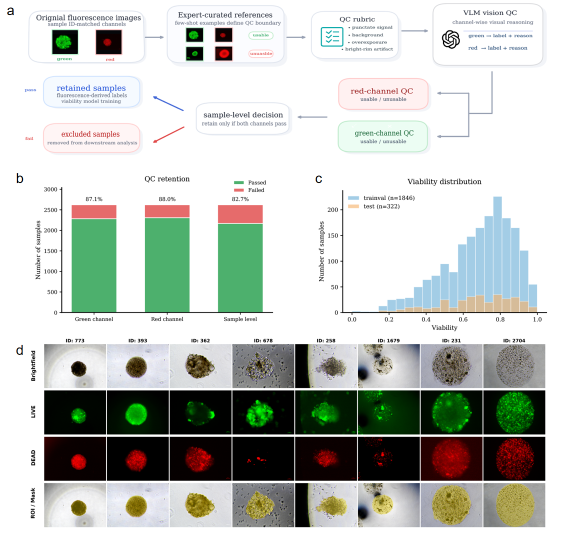
#> input picture publication/integrated_manuscript/figures_svg/assets/viability_label_reference.png, 1143 x 1073 px (shown at 1/2 size)
$ python build_figure4_viability_method.py
#> lines starting #> are read from the running program, lines starting #| are printed output that depends on the picture
### publication/integrated_manuscript/figures_svg/editable_components/build_figure2_aaps_editable.py
"""Generate a fully editable native-SVG reconstruction of the legacy AAPS figure."""

from __future__ import annotations

from pathlib import Path
from xml.sax.saxutils import escape


OUT = Path(__file__).with_name("figure2_aaps_fully_editable.svg")
W, H = 1800, 940


def text(x, y, value, cls="body", anchor="start", extra=""):
    return f'<text x="{x}" y="{y}" class="{cls}" text-anchor="{anchor}" {extra}>{escape(value)}</text>'


def multiline(x, y, lines, cls="body", anchor="start", dy=27):
    spans = "".join(
        f'<tspan x="{x}" dy="{0 if i == 0 else dy}">{escape(line)}</tspan>'
        for i, line in enumerate(lines)
    )
    return f'<text x="{x}" y="{y}" class="{cls}" text-anchor="{anchor}">{spans}</text>'


def roundbox(x, y, w, h, cls="node", rid=""):
    return f'<rect id="{rid}" x="{x}" y="{y}" width="{w}" height="{h}" rx="18" class="{cls}"/>'


def panel(x, y, w, h, label, title, rid):
    return (
        f'<g id="panel-{rid}">{roundbox(x, y, w, h, "panel", f"panel-{rid}-background")}'
        + text(x + 18, y + 38, label, "panel-label")
        + text(x + 58, y + 38, title, "panel-title")
    )


def arrow(x1, y1, x2, y2, rid=""):
    return f'<path id="{rid}" d="M{x1},{y1} L{x2},{y2}" class="arrow"/>'


def port(x, y):
    return f'<circle cx="{x}" cy="{y}" r="6" class="port"/>'


# [162 lines left out: functions file_icon, folder_icon, stack_icon, chart_icon, organoid_card, block and 1 more, not called in this run]


# [3 lines that do not run on import are left out]

### publication/integrated_manuscript/figures_svg/editable_components/build_figure4_viability_method.py
"""Build the fluorescence-label and bright-field viability model method figure."""

from pathlib import Path

from PIL import Image

from build_figure2_aaps_editable import arrow, chart_icon, multiline, panel, roundbox, text


HERE=Path(__file__).resolve().parent; ASSETS=HERE.parent/"assets"
OUT=HERE/"figure4_viability_label_model_workflow.svg"; W,H=1900,1260


def prepare_assets():
    im=Image.open(ASSETS/"viability_label_reference.png").convert("RGB")
#> im is the input picture: PIL image 1143x1073 RGB; mean R, G, B 193.9, 198.3, 192.4
    im.crop((70,690,1110,1065)).save(ASSETS/"viability_representative_grid.png",quality=95)
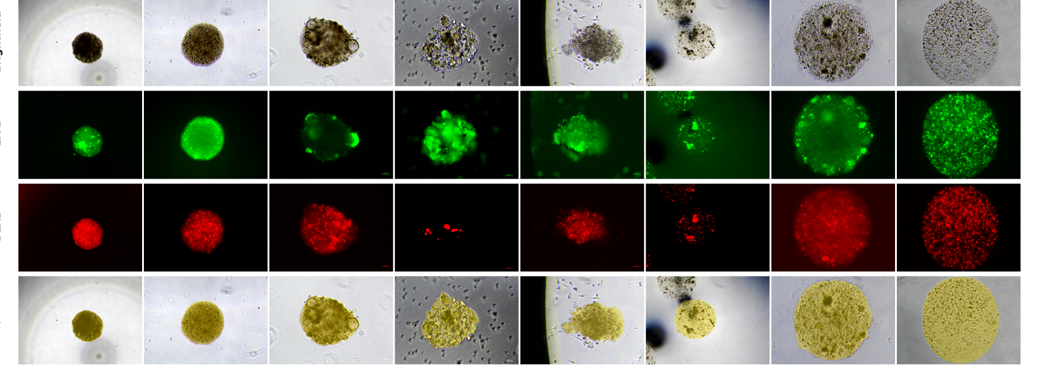
#> saved as viability_representative_grid.png: PIL image 1040x375 RGB; mean R, G, B 110.4, 111.4, 99.8


def header():
    return f'''<svg xmlns="http://www.w3.org/2000/svg" xmlns:xlink="http://www.w3.org/1999/xlink" width="{W}" height="{H}" viewBox="0 0 {W} {H}">
    <title>Fluorescence-derived label construction and bright-field viability regression</title>
    <defs><marker id="arrowhead" viewBox="0 0 10 10" refX="9" refY="5" markerWidth="7" markerHeight="7" orient="auto"><path d="M0 0 L10 5 L0 10Z" fill="#496f7d"/></marker>
    <style>text{{font-family:Arial,Helvetica,sans-serif;fill:#17252b}} .panel{{fill:#f7fafb;stroke:#aac3cc;stroke-width:3}} .panel-label{{font-size:40px;font-weight:700}} .panel-title{{font-size:33px;font-weight:600}} .body{{font-size:27px}} .small{{font-size:23px}} .small-bold{{font-size:23px;font-weight:700}} .tiny{{font-size:19px}} .tiny-bold{{font-size:19px;font-weight:700}}
    .node{{fill:#fff;stroke:#4f899b;stroke-width:3}} .soft-node{{fill:#e9f3f6;stroke:#4f899b;stroke-width:3}} .arrow{{fill:none;stroke:#496f7d;stroke-width:3;marker-end:url(#arrowhead)}} .line{{fill:none;stroke:#496f7d;stroke-width:3}} .dash{{fill:none;stroke:#718f9a;stroke-width:2.5;stroke-dasharray:8 7;marker-end:url(#arrowhead)}}
    .green{{fill:#e7f5ec;stroke:#56a776;stroke-width:3}} .red{{fill:#fff0f0;stroke:#d66a6a;stroke-width:3}} .blue{{fill:#e8f1fb;stroke:#5d8fbd;stroke-width:3}} .stage{{fill:#dfe9f5;stroke:#496f7d;stroke-width:3}} .projection{{fill:#f5e3a3;stroke:#816b2b;stroke-width:3}} .head{{fill:#e7f1df;stroke:#496f7d;stroke-width:3}}
    .chart-bg{{fill:#fff;stroke:#7da5b2;stroke-width:2}} .chart-axis{{fill:none;stroke:#6c8790;stroke-width:2}}</style></defs><rect width="100%" height="100%" fill="white"/>'''


def channel_card(x,y,label,color):
    return f'<g><rect x="{x}" y="{y}" width="115" height="100" rx="8" fill="#101418" stroke="#4f899b" stroke-width="2"/><circle cx="{x+57}" cy="{y+50}" r="31" fill="{color}" opacity=".9"/><text x="{x+57}" y="{y+128}" class="small-bold" text-anchor="middle">{label}</text></g>'


def architecture_row(p,y,name,channels):
    p.append(roundbox(1150,y,165,70,"stage",f"stage-{name}")); p.append(text(1232,y+33,name,"body","middle")); p.append(text(1232,y+60,f"C={channels}","tiny","middle")); p.append(arrow(1320,y+35,1370,y+35)); p.append(roundbox(1380,y,185,70,"node",f"gap-{name}")); p.append(multiline(1472,y+28,["Global","avg pooling"],"small","middle",23)); p.append(arrow(1570,y+35,1615,y+35)); p.append(roundbox(1625,y,210,70,"projection",f"projection-{name}")); p.append(multiline(1730,y+28,["Linear","projection → 64"],"small","middle",23));


def build():
    prepare_assets(); p=[header()]
    # A QC
    p.append(panel(16,16,1225,430,"A","Fluorescence quality control and label construction","A"))
    p.append(channel_card(55,105,"LIVE","#2ec56f")); p.append(channel_card(195,105,"DEAD","#e44f5f")); p.append(arrow(325,155,405,155));
    p.append(roundbox(415,82,240,145,"node","references")); p.append(text(535,117,"Expert references","small-bold","middle")); p.append(multiline(535,151,["usable / unusable","few-shot examples"],"small","middle",26))
    p.append(arrow(665,155,735,155)); p.append(roundbox(745,82,205,145,"soft-node","rubric")); p.append(text(847,117,"QC rubric","small-bold","middle")); p.append(multiline(847,151,["signal","background","exposure","artifacts"],"tiny","middle",22))
    p.append(arrow(960,155,1030,155)); p.append(roundbox(1040,82,165,145,"soft-node","vision-qc")); p.append(text(1122,117,"Vision QC","small-bold","middle")); p.append(multiline(1122,153,["channel-wise","label + reason"],"tiny","middle",24))
    p.append(f'<path d="M1122 227 V265 H965" class="line"/>'); p.append(roundbox(735,260,215,80,"green","green-qc")); p.append(text(842,292,"Green-channel QC","small-bold","middle")); p.append(text(842,322,"usable / unusable","tiny","middle")); p.append(roundbox(970,260,215,80,"red","red-qc")); p.append(text(1077,292,"Red-channel QC","small-bold","middle")); p.append(text(1077,322,"usable / unusable","tiny","middle"));
    p.append(f'<path d="M735 300 H650 V360 H570" class="line"/><path d="M970 300 H925 V360 H570" class="line"/>'); p.append(roundbox(380,345,190,74,"node","sample-decision")); p.append(text(475,375,"Sample decision","small-bold","middle")); p.append(text(475,405,"both channels pass","tiny","middle")); p.append(arrow(370,382,275,382)); p.append(roundbox(55,345,210,74,"blue","retained")); p.append(text(160,375,"Retained samples","small-bold","middle")); p.append(text(160,405,"viability labels","tiny","middle")); p.append('</g>')
    # B stats
    p.append(panel(1260,16,624,430,"B","QC retention and label distribution","B"))
    vals=[("Green",87.1),("Red",88.0),("Sample",82.7)]
    bar_x=[1300,1435,1570]
    for i,(lab,val) in enumerate(vals):
        x=bar_x[i]; total=220; passed=total*val/100; failed=total-passed
        p.append(f'<rect x="{x}" y="{370-total}" width="65" height="{passed}" fill="#72a5b3"/><rect x="{x}" y="{370-total}" width="65" height="{failed}" fill="#c8d9de"/>'); p.append(text(x+32,128,f"{val:.1f}%","small-bold","middle")); p.append(text(x+32,408,lab,"small","middle"))
    p.append(text(1478,82,"QC retention","body","middle")); p.append(text(1785,105,"Viability distribution","small-bold","middle"));
    for i,hv in enumerate([12,18,25,38,54,76,105,132,158,180,150,92]):
        p.append(f'<rect x="1695" y="{370-hv}" width="14" height="{hv}" transform="translate({i*15} 0)" fill="#9fc7d8"/>')
    p.append(f'<path d="M1685 370 H1878 M1685 370 V150" class="line"/>'); p.append(text(1782,408,"viability score","small","middle")); p.append('</g>')
    # C representative paired data and deployment entry
    p.append(panel(16,465,670,775,"C","Training data and deployment","C"))
    p.append('<image x="45" y="535" width="610" height="245" preserveAspectRatio="xMidYMid meet" xlink:href="../assets/viability_representative_grid.png"/>'); p.append(text(350,815,"Representative bright-field, LIVE, DEAD, and ROI-mask pairs","small","middle"))
    p.append(roundbox(55,865,575,310,"soft-node","training-inference")); p.append(text(342,905,"Training","body","middle")); p.append(multiline(342,945,["bright-field ROI + fluorescence-derived label","→ regression and ranking objectives","→ optimized ConvNeXt checkpoint"],"small","middle",31)); p.append(f'<path d="M80 1035 H605" class="dash"/>'); p.append(text(342,1075,"Deployment inference","body","middle")); p.append(multiline(342,1112,["bright-field image → YOLO → SAM → ROI crop","→ checkpoint-1 → viability score"],"small","middle",31)); p.append(text(342,1198,"No fluorescence input is required during inference.","tiny-bold","middle")); p.append('</g>')
    # D architecture
    p.append(panel(705,465,1179,775,"D","ConvNeXt multi-scale viability regressor","D"))
    p.append(roundbox(745,735,170,150,"blue","roi-input")); p.append('<circle cx="830" cy="790" r="40" fill="#88999e"/><circle cx="855" cy="815" r="32" fill="#a9b6ba"/>'); p.append(text(830,850,"384 × 384 ROI","small-bold","middle")); p.append(text(830,878,"RGB bright-field","tiny","middle")); p.append(arrow(920,810,945,810)); p.append(f'<path d="M950 710 L1110 745 V875 L950 910Z" fill="#9fc4e5" stroke="#496f7d" stroke-width="3"/>'); p.append(multiline(1030,795,["ConvNeXt-Tiny","pretrained"],"body","middle",30));
    p.append(f'<path d="M1110 810 H1125 V595 H1140" class="line"/><path d="M1125 810 V775 H1140" class="line"/><path d="M1125 810 V955 H1140" class="line"/>')
    architecture_row(p,560,"C2",192); architecture_row(p,740,"C3",384); architecture_row(p,920,"C4",768)
    p.append(f'<path d="M1835 595 H1850 V1087 H1830" class="line"/><path d="M1835 775 H1850" class="line"/><path d="M1835 955 H1850" class="line"/>'); p.append(roundbox(1580,1045,250,85,"projection","fusion")); p.append(text(1705,1080,"Multi-scale fusion","small-bold","middle")); p.append(text(1705,1110,"concat[p2, p3, p4]","tiny","middle")); p.append(arrow(1570,1087,1515,1087)); p.append(roundbox(1265,1045,240,85,"head","mlp")); p.append(text(1385,1080,"Shared MLP + dropout","small-bold","middle")); p.append(text(1385,1110,"192 hidden units","tiny","middle")); p.append(arrow(1255,1087,1200,1087)); p.append(roundbox(990,1045,200,85,"head","head")); p.append(text(1090,1080,"Viability head","small-bold","middle")); p.append(text(1090,1110,"score ∈ [0,1]","tiny","middle")); p.append('</g>')
    p.append('</svg>'); return '\n'.join(p)


if __name__=="__main__": OUT.write_text(build(),encoding="utf-8"); print(OUT)
